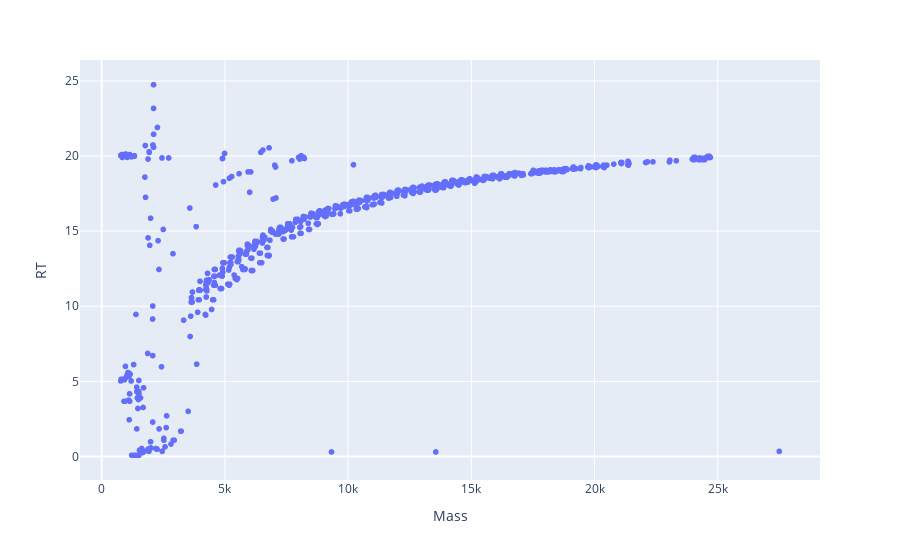

Notebook code cell kept with this figure:
### Code cell
# df_top = df_sample[df_sample.Mass>2800].sort_values('Vol', ascending=False).iloc[:300]
df_top = local_top(df1_ad, step=320, top=20)
plotly_zone(df_top)
bcr = base_calling_random(df_top)
# plotly_basecalling(*bcr)
len(bcr[1])

### Figure 1 — Plotly figure (JSON) as saved in the notebook; plotly's stock layout.template omitted (floating-point values rounded to 4 significant figures; data arrays with more than 128 entries replaced by an {"elided": "..."} marker saying what was removed)
{"data": [{"hovertemplate": "Mass=%{x}<br>RT=%{y}<extra></extra>", "legendgroup": "", "marker": {"color": "#636efa", "symbol": "circle"}, "mode": "markers", "name": "", "showlegend": false, "type": "scattergl", "x": {"elided": "1052 float values"}, "xaxis": "x", "y": {"elided": "1052 float values"}, "yaxis": "y"}], "layout": {"legend": {"tracegroupgap": 0}, "margin": {"t": 60}, "xaxis": {"anchor": "y", "domain": [0, 1], "title": {"text": "Mass"}}, "yaxis": {"anchor": "x", "domain": [0, 1], "title": {"text": "RT"}}}}
